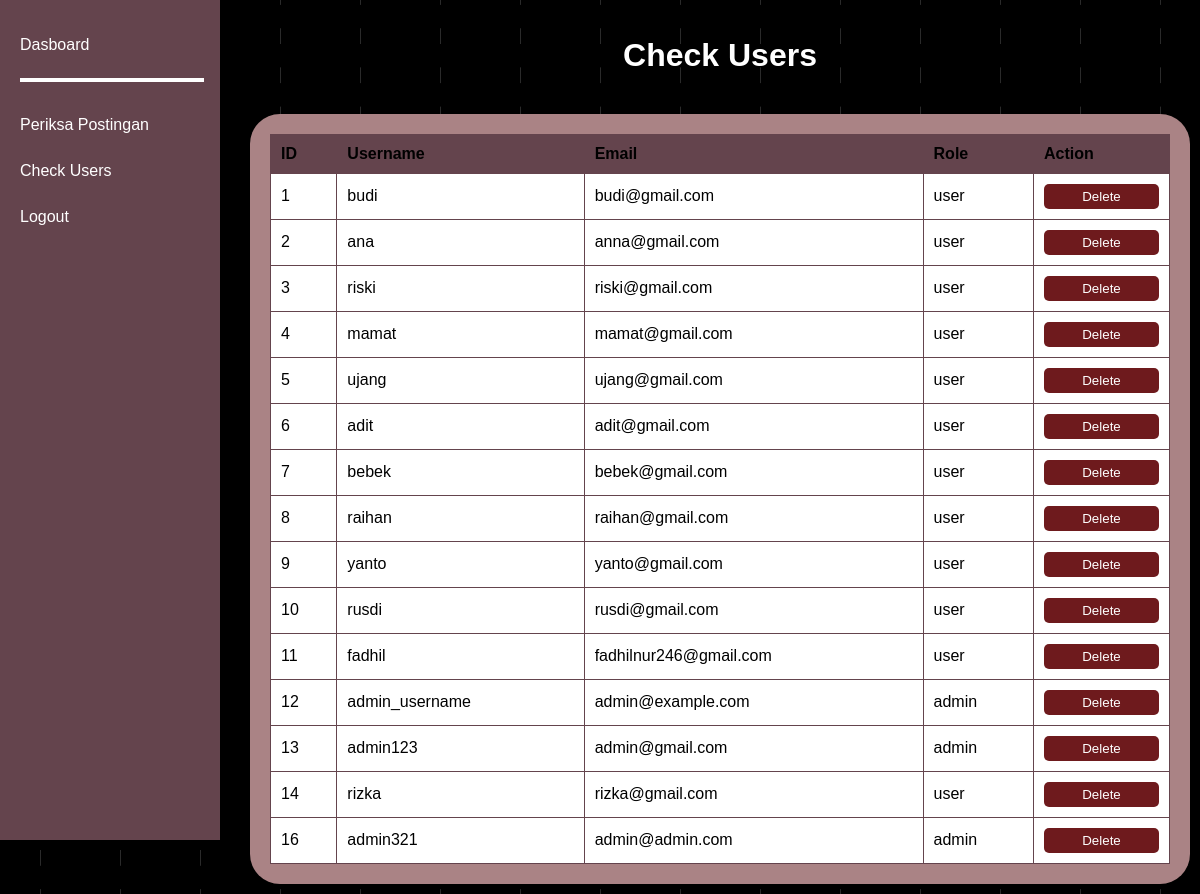
Page /check_user.php (signed in) on the committed database.
### tables this page shows
CREATE TABLE `users` (
  `id` int NOT NULL,
  `username` varchar(50) NOT NULL,
  `email` varchar(100) NOT NULL,
  `password` varchar(255) NOT NULL,
  `role` enum('user','admin') DEFAULT 'user',
  `profile_photo` varchar(255) DEFAULT NULL
);

### check_user.php (the view, shortened to what this page needs)
<?php
include('config.php');
$user_query = "SELECT id, username, email, role FROM users";
$result = $con->query($user_query);
?>
<!DOCTYPE html>
<html>
<head>
    <link rel="stylesheet" href="Style/Cek_user.css">
</head>
<body>
    <div class="navbar">
        <p>Dasboard</p>
        <hr>
        <a href="cek_post.php">Periksa Postingan</a>
        <a href="check_user.php">Check Users</a>
        <a href="logout.php">Logout</a>
    </div>
    <h1>Check Users</h1>
    <div class="Content">
        <div class="Post">
            <table>
                <tr>
                    <th>ID</th>
                    <th>Username</th>
                    <th>Email</th>
                    <th>Role</th>
                    <th>Action</th>
                </tr>
                <?php while ($user = $result->fetch_assoc()): ?>
                    <tr>
                        <td><?php echo htmlspecialchars($user['id']); ?></td>
                        <td><?php echo htmlspecialchars($user['username']); ?></td>
                        <td><?php echo htmlspecialchars($user['email']); ?></td>
                        <td><?php echo htmlspecialchars($user['role']); ?></td>
                        <td>
                            <form method="POST" action="" onsubmit="return confirm('Are you sure you want to delete this user?');">
                                <button type="submit" name="delete_user" class="delete-button">Delete</button>
                            </form>
                        </td>
                    </tr>
                <?php endwhile; ?>
            </table>
        </div>
    </div>
</body>
</html>

### Style/Cek_user.css (style rules this page uses)
body { font-family: Arial, sans-serif; background: url(Asset/BG1.png) no-repeat center center fixed; margin: 0; padding: 0; display: flex; justify-content: center; align-items: center; flex-direction: column; height: 100vh; }
.navbar { background-color: #64444d; width: 15%; height: 100vh; position: fixed; top: 0; left: 0; display: flex; flex-direction: column; align-items: center; padding: 20px; }
.navbar a { color: white; padding: 14px 20px; text-decoration: none; width: 100%; }
.navbar p { color: white; text-decoration: none; width: 100%; }
.navbar hr { width: 100%; border: 2px solid #ffffff; margin-bottom: 20px; }
.Content { display: grid; justify-content: center; align-items: center; height: 100vh; place-items: center; margin-left: 240px; }
.Content .Post { width: 900px; margin: 20px 40px; border: none; border-radius: 30px; color: #ffffff; background-color: #AA8385; font-size: 16px; padding: 20px; }
h1 { font-size: 32px; color: #ffffff; text-align: center; margin: 130px 0px 20px 240px; }
table { width: 100%; border-collapse: collapse; background: #ffffff; color: #000000; }
table, th, td { border: 1px solid #64444d; }
th, td { padding: 10px; text-align: left; }
th { background-color: #64444d; }
.delete-button { width: 100%; padding: 5px 10px; background-color: #6e1a1d; color: white; border: none; border-radius: 5px; cursor: pointer; transition: 0,3 ease; }

### rows in the picture
users: id "1", username "budi", email "budi@gmail.com", role "user"
users: id "2", username "ana", email "anna@gmail.com", role "user"
users: id "3", username "riski", email "riski@gmail.com", role "user"
users: id "4", username "mamat", email "mamat@gmail.com", role "user"
users: id "5", username "ujang", email "ujang@gmail.com", role "user"
users: id "6", username "adit", email "adit@gmail.com", role "user"
users: id "7", username "bebek", email "bebek@gmail.com", role "user"
users: id "8", username "raihan", email "raihan@gmail.com", role "user"
users: id "9", username "yanto", email "yanto@gmail.com", role "user"
users: id "10", username "rusdi", email "rusdi@gmail.com", role "user"
users: id "11", username "fadhil", email "fadhilnur246@gmail.com", role "user"
users: id "12", username "admin_username", email "admin@example.com", role "admin"
users: id "13", username "admin123", email "admin@gmail.com", role "admin"
users: id "14", username "rizka", email "rizka@gmail.com", role "user"
users: id "16", username "admin321", email "admin@admin.com", role "admin"
